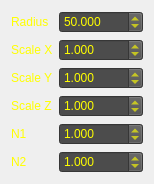
<?xml version="1.0" encoding="UTF-8"?>
<ui version="4.0">
 <class>SuperEllipsoidEditor</class>
 <widget class="QWidget" name="SuperEllipsoidEditor">
  <property name="geometry">
   <rect>
    <x>0</x>
    <y>0</y>
    <width>150</width>
    <height>174</height>
   </rect>
  </property>
  <property name="windowTitle">
   <string>SuperEllipsoidEditor</string>
  </property>
  <layout class="QGridLayout" name="gridLayout">
   <item row="0" column="0">
    <layout class="QHBoxLayout" name="horizontalLayout">
     <item>
      <layout class="QVBoxLayout" name="verticalLayout_2">
       <item>
        <widget class="QLabel" name="label_4">
         <property name="styleSheet">
          <string notr="true">color: rgb(255, 255, 0);</string>
         </property>
         <property name="text">
          <string>Radius</string>
         </property>
        </widget>
       </item>
       <item>
        <widget class="QLabel" name="label_3">
         <property name="styleSheet">
          <string notr="true">color: rgb(255, 255, 0);</string>
         </property>
         <property name="text">
          <string>Scale X</string>
         </property>
        </widget>
       </item>
       <item>
        <widget class="QLabel" name="label_5">
         <property name="styleSheet">
          <string notr="true">color: rgb(255, 255, 0);</string>
         </property>
         <property name="text">
          <string>Scale Y</string>
         </property>
        </widget>
       </item>
       <item>
        <widget class="QLabel" name="label_6">
         <property name="styleSheet">
          <string notr="true">color: rgb(255, 255, 0);</string>
         </property>
         <property name="text">
          <string>Scale Z</string>
         </property>
        </widget>
       </item>
       <item>
        <widget class="QLabel" name="label">
         <property name="styleSheet">
          <string notr="true">color: rgb(255, 255, 0);</string>
         </property>
         <property name="text">
          <string>N1</string>
         </property>
        </widget>
       </item>
       <item>
        <widget class="QLabel" name="label_2">
         <property name="styleSheet">
          <string notr="true">color: rgb(255, 255, 0);</string>
         </property>
         <property name="text">
          <string>N2</string>
         </property>
        </widget>
       </item>
      </layout>
     </item>
     <item>
      <layout class="QVBoxLayout" name="verticalLayout">
       <item>
        <widget class="QDoubleSpinBox" name="doubleSpinBoxRad">
         <property name="styleSheet">
          <string notr="true">color: rgb(255, 255, 0);
background-color: rgb(76, 76, 76);
</string>
         </property>
         <property name="decimals">
          <number>3</number>
         </property>
         <property name="minimum">
          <double>0.001000000000000</double>
         </property>
         <property name="maximum">
          <double>99999.000000000000000</double>
         </property>
         <property name="singleStep">
          <double>0.100000000000000</double>
         </property>
         <property name="value">
          <double>50.000000000000000</double>
         </property>
        </widget>
       </item>
       <item>
        <widget class="QDoubleSpinBox" name="doubleSpinBoxScaleX">
         <property name="styleSheet">
          <string notr="true">color: rgb(255, 255, 0);
background-color: rgb(76, 76, 76);</string>
         </property>
         <property name="decimals">
          <number>3</number>
         </property>
         <property name="minimum">
          <double>0.001000000000000</double>
         </property>
         <property name="maximum">
          <double>15.000000000000000</double>
         </property>
         <property name="singleStep">
          <double>0.100000000000000</double>
         </property>
         <property name="value">
          <double>1.000000000000000</double>
         </property>
        </widget>
       </item>
       <item>
        <widget class="QDoubleSpinBox" name="doubleSpinBoxScaleY">
         <property name="styleSheet">
          <string notr="true">color: rgb(255, 255, 0);
background-color: rgb(76, 76, 76);</string>
         </property>
         <property name="decimals">
          <number>3</number>
         </property>
         <property name="minimum">
          <double>0.001000000000000</double>
         </property>
         <property name="maximum">
          <double>15.000000000000000</double>
         </property>
         <property name="singleStep">
          <double>0.100000000000000</double>
         </property>
         <property name="value">
          <double>1.000000000000000</double>
         </property>
        </widget>
       </item>
       <item>
        <widget class="QDoubleSpinBox" name="doubleSpinBoxScaleZ">
         <property name="styleSheet">
          <string notr="true">color: rgb(255, 255, 0);
background-color: rgb(76, 76, 76);</string>
         </property>
         <property name="decimals">
          <number>3</number>
         </property>
         <property name="minimum">
          <double>0.001000000000000</double>
         </property>
         <property name="maximum">
          <double>15.000000000000000</double>
         </property>
         <property name="singleStep">
          <double>0.100000000000000</double>
         </property>
         <property name="value">
          <double>1.000000000000000</double>
         </property>
        </widget>
       </item>
       <item>
        <widget class="QDoubleSpinBox" name="doubleSpinBoxN1">
         <property name="styleSheet">
          <string notr="true">color: rgb(255, 255, 0);
background-color: rgb(76, 76, 76);
</string>
         </property>
         <property name="decimals">
          <number>3</number>
         </property>
         <property name="minimum">
          <double>0.001000000000000</double>
         </property>
         <property name="maximum">
          <double>15.000000000000000</double>
         </property>
         <property name="singleStep">
          <double>0.100000000000000</double>
         </property>
         <property name="value">
          <double>1.000000000000000</double>
         </property>
        </widget>
       </item>
       <item>
        <widget class="QDoubleSpinBox" name="doubleSpinBoxN2">
         <property name="styleSheet">
          <string notr="true">color: rgb(255, 255, 0);
background-color: rgb(76, 76, 76);
</string>
         </property>
         <property name="decimals">
          <number>3</number>
         </property>
         <property name="minimum">
          <double>0.001000000000000</double>
         </property>
         <property name="maximum">
          <double>15.000000000000000</double>
         </property>
         <property name="singleStep">
          <double>0.100000000000000</double>
         </property>
         <property name="value">
          <double>1.000000000000000</double>
         </property>
        </widget>
       </item>
      </layout>
     </item>
    </layout>
   </item>
  </layout>
 </widget>
 <layoutdefault spacing="6" margin="11"/>
 <resources/>
 <connections/>
</ui>
